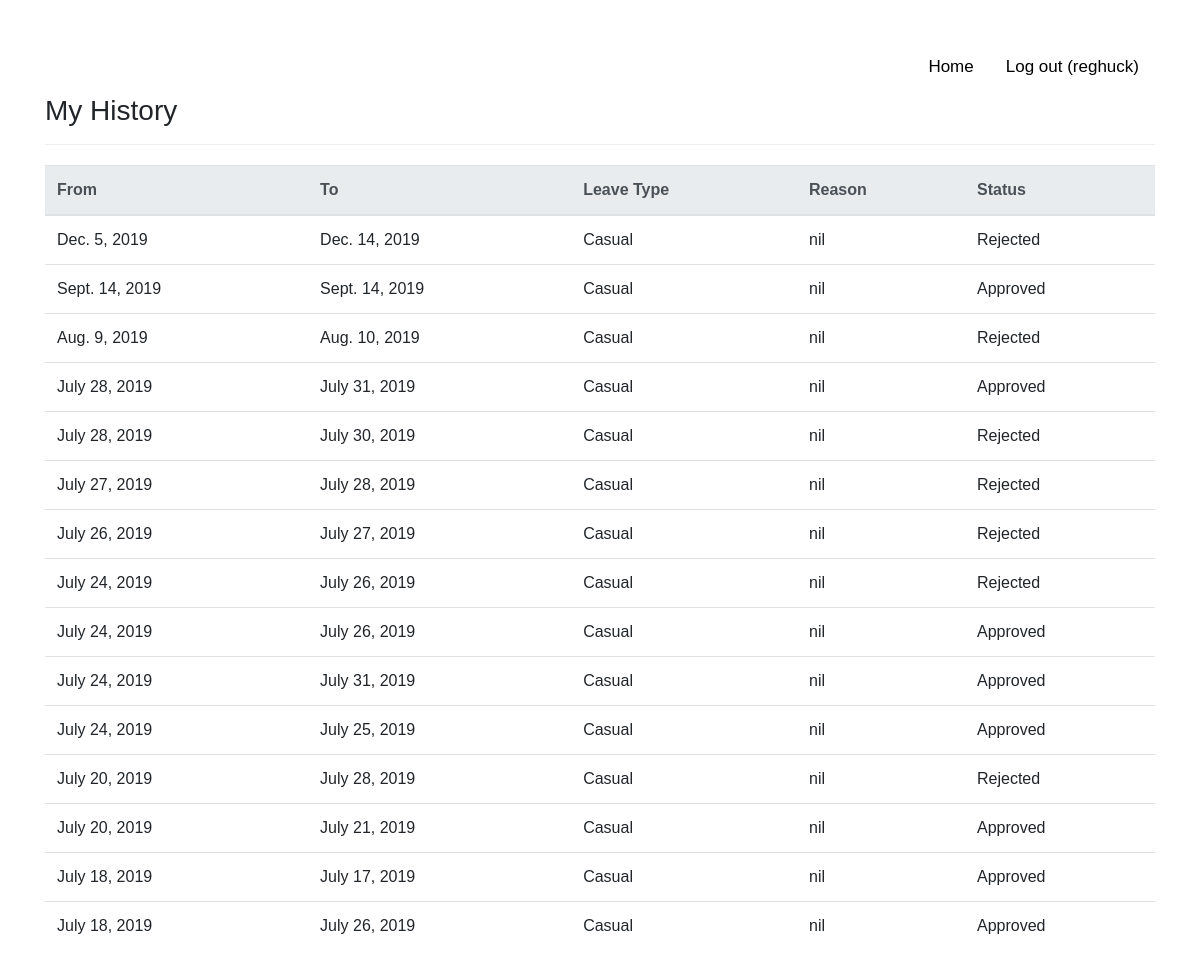
Page /home/userHistory (signed in) on the committed database.
### myapp/models.py (models this page shows)
class CustomUser(AbstractUser):
	name = models.CharField(max_length=300)
	Employee_first_name = models.CharField(max_length=100, default='')
	Middle_name = models.CharField(max_length=100, default='', blank=True)
	Employee_last_name = models.CharField(max_length=100, default='')
	email = models.EmailField()
	ph_no = models.CharField(max_length=10)
	emp_type = models.CharField(max_length=10, choices=[('Manager', 'Manager'),
										('Employee', 'Employee'),
										])
	user_status = models.CharField(max_length=10, default='Active', choices=[('Active', 'Active'),
														('Inactive', 'Inactive')])

class LeaveRequest(models.Model):
	user = models.ForeignKey(CustomUser, on_delete=models.CASCADE)
	From = models.DateField(auto_now=False, auto_now_add=False)
	To = models.DateField(auto_now=False, auto_now_add=False)
	LeaveType = models.CharField(max_length=10, choices=[('Casual', 'Casual'),
														('Sick', 'Sick'),
														('Comp off', 'Comp off')])
	Reason = models.TextField(max_length=500)
	Status = models.BooleanField(default=None, null=True)

### myapp/views.py (the view, shortened to what this page needs)
# urls.py: path('userHistory', views.user_history, name='user_history'),
@login_required
def user_history(request):
	current_user = request.user.username
	user_obj = CustomUser.objects.get(username=current_user)
	try:
		user_history = LeaveRequest.objects.filter(user=user_obj).order_by('-From')
		if list(user_history) == []:
			user_history = False
	except:
		user_history = False
	try:
		super_mng = Mapping.objects.get(Employee=user_obj).Manager
	except:
		super_mng = True
	return render(request, 'user_history.html', {'user_history':user_history, 'super_mng':super_mng})

### templates/user_history.html (shortened to what this page needs)
{% extends 'base.html' %}
{% block content %}
<div class="page-header">
	<div class="topnav">
    <div class="topnav-right">
      <a href="{% url 'home' %}">Home</a>
      <a href="{% url 'logout'  %}">Log out ({{ user }})</a>
    </div>
  </div>
 <h3>My History</h3>
</div>
{% if user_history == False %}
		<h4>No Leave History</h4>
{% else %}
<table class="table">
	<thead class="thead-light">
	<tr>
		<th>From</th>
		<th>To</th>
		<th>Leave Type</th>
		<th>Reason</th>
		{% if super_mng != True %}
		<th>Status</th>
		{% endif %}
	</tr>
	</thead>
	<tbody>
	{% for i in user_history %}
	<tr>
		<td>{{ i.From }}</td>
		<td>{{ i.To }}</td>
		<td>{{ i.LeaveType }}</td>
		<td>{{ i.Reason }}</td>
		{% if super_mng != True %}
		<td>{% if i.Status == None %}
				Pending
				<form method="POST">{% csrf_token %}
				<button name="{{ i.id }}">Cancel</button></form>
			{% elif i.Status == True %}
				Approved
			{% else %}
				Rejected
			{% endif %}</td>
			{% endif %}
	</tr>
	{% endfor %}
	</tbody>
</table>
{% endif %}
{% endblock %}

### templates/base.html (shortened to what this page needs)
<!DOCTYPE html>
<html>
<head>
	<html lang="en">
  <head>
      <link rel="stylesheet" href="https://stackpath.bootstrapcdn.com/bootstrap/4.3.1/css/bootstrap.min.css">
</head>
<body>
    <div class="container">
	<main>
		{% block content %}
		{% endblock %}
	</main>
</div>
</body>
</html>

### templates/base.html (style rules this page uses)
.page-header { padding-bottom: 9px; margin: 40px 0 20px; border-bottom: 1px solid #eee; }
body { margin: 0; font-family: Arial, Helvetica, sans-serif; }
.topnav { overflow: hidden; }
.topnav a { float: left; color: black; text-align: center; padding: 14px 16px; text-decoration: none; font-size: 17px; }
.topnav-right { float: right; }

### rows in the picture
CustomUser: username "reghuck"
LeaveRequest: From "Dec. 5, 2019", To "Dec. 14, 2019", LeaveType "Casual", Reason "nil", Status "Rejected"
LeaveRequest: From "Sept. 14, 2019", To "Sept. 14, 2019", LeaveType "Casual", Reason "nil", Status "Approved"
LeaveRequest: From "Aug. 9, 2019", To "Aug. 10, 2019", LeaveType "Casual", Reason "nil", Status "Rejected"
LeaveRequest: From "July 28, 2019", To "July 31, 2019", LeaveType "Casual", Reason "nil", Status "Approved"
LeaveRequest: From "July 28, 2019", To "July 30, 2019", LeaveType "Casual", Reason "nil", Status "Rejected"
LeaveRequest: From "July 27, 2019", To "July 28, 2019", LeaveType "Casual", Reason "nil", Status "Rejected"
LeaveRequest: From "July 26, 2019", To "July 27, 2019", LeaveType "Casual", Reason "nil", Status "Rejected"
LeaveRequest: From "July 24, 2019", To "July 26, 2019", LeaveType "Casual", Reason "nil", Status "Rejected"
LeaveRequest: From "July 24, 2019", To "July 26, 2019", LeaveType "Casual", Reason "nil", Status "Approved"
LeaveRequest: From "July 24, 2019", To "July 31, 2019", LeaveType "Casual", Reason "nil", Status "Approved"
LeaveRequest: From "July 24, 2019", To "July 25, 2019", LeaveType "Casual", Reason "nil", Status "Approved"
LeaveRequest: From "July 20, 2019", To "July 28, 2019", LeaveType "Casual", Reason "nil", Status "Rejected"
LeaveRequest: From "July 20, 2019", To "July 21, 2019", LeaveType "Casual", Reason "nil", Status "Approved"
LeaveRequest: From "July 18, 2019", To "July 17, 2019", LeaveType "Casual", Reason "nil", Status "Approved"
LeaveRequest: From "July 18, 2019", To "July 26, 2019", LeaveType "Casual", Reason "nil", Status "Approved"
